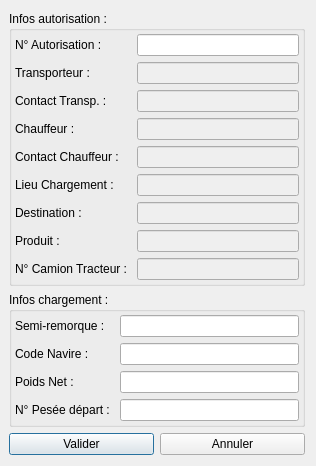
<?xml version="1.0" encoding="UTF-8"?>
<ui version="4.0">
 <class>UIChargement</class>
 <widget class="QDialog" name="UIChargement">
  <property name="geometry">
   <rect>
    <x>0</x>
    <y>0</y>
    <width>316</width>
    <height>465</height>
   </rect>
  </property>
  <property name="windowTitle">
   <string>Dialog</string>
  </property>
  <layout class="QVBoxLayout" name="verticalLayout_3">
   <property name="leftMargin">
    <number>9</number>
   </property>
   <item>
    <widget class="QGroupBox" name="groupBox_2">
     <property name="title">
      <string>Infos autorisation :</string>
     </property>
     <layout class="QVBoxLayout" name="verticalLayout">
      <property name="leftMargin">
       <number>3</number>
      </property>
      <property name="topMargin">
       <number>3</number>
      </property>
      <property name="rightMargin">
       <number>3</number>
      </property>
      <property name="bottomMargin">
       <number>3</number>
      </property>
      <item>
       <layout class="QFormLayout" name="formLayout">
        <item row="0" column="0">
         <widget class="QLabel" name="nAutorisationLabel">
          <property name="text">
           <string>N° Autorisation : </string>
          </property>
         </widget>
        </item>
        <item row="0" column="1">
         <widget class="QLineEdit" name="nAutorisationLineEdit"/>
        </item>
        <item row="1" column="0">
         <widget class="QLabel" name="transporteurLabel">
          <property name="text">
           <string>Transporteur : </string>
          </property>
         </widget>
        </item>
        <item row="1" column="1">
         <widget class="QLineEdit" name="transporteurLineEdit">
          <property name="enabled">
           <bool>false</bool>
          </property>
         </widget>
        </item>
        <item row="2" column="0">
         <widget class="QLabel" name="contactTranspLabel">
          <property name="text">
           <string>Contact Transp. : </string>
          </property>
         </widget>
        </item>
        <item row="2" column="1">
         <widget class="QLineEdit" name="contactTranspLineEdit">
          <property name="enabled">
           <bool>false</bool>
          </property>
         </widget>
        </item>
        <item row="3" column="0">
         <widget class="QLabel" name="chauffeurLabel">
          <property name="text">
           <string>Chauffeur : </string>
          </property>
         </widget>
        </item>
        <item row="3" column="1">
         <widget class="QLineEdit" name="chauffeurLineEdit">
          <property name="enabled">
           <bool>false</bool>
          </property>
         </widget>
        </item>
        <item row="4" column="0">
         <widget class="QLabel" name="contactChauffeurLabel">
          <property name="text">
           <string>Contact Chauffeur : </string>
          </property>
         </widget>
        </item>
        <item row="4" column="1">
         <widget class="QLineEdit" name="contactChauffeurLineEdit">
          <property name="enabled">
           <bool>false</bool>
          </property>
         </widget>
        </item>
        <item row="5" column="0">
         <widget class="QLabel" name="lieuChargementLabel">
          <property name="text">
           <string>Lieu Chargement : </string>
          </property>
         </widget>
        </item>
        <item row="5" column="1">
         <widget class="QLineEdit" name="lieuChargementLineEdit">
          <property name="enabled">
           <bool>false</bool>
          </property>
         </widget>
        </item>
        <item row="6" column="0">
         <widget class="QLabel" name="destinationLabel">
          <property name="text">
           <string>Destination : </string>
          </property>
         </widget>
        </item>
        <item row="6" column="1">
         <widget class="QLineEdit" name="destinationLineEdit">
          <property name="enabled">
           <bool>false</bool>
          </property>
         </widget>
        </item>
        <item row="7" column="0">
         <widget class="QLabel" name="produitLabel">
          <property name="text">
           <string>Produit : </string>
          </property>
         </widget>
        </item>
        <item row="7" column="1">
         <widget class="QLineEdit" name="produitLineEdit">
          <property name="enabled">
           <bool>false</bool>
          </property>
         </widget>
        </item>
        <item row="8" column="0">
         <widget class="QLabel" name="nCamionTracteurLabel">
          <property name="text">
           <string>N° Camion Tracteur : </string>
          </property>
         </widget>
        </item>
        <item row="8" column="1">
         <widget class="QLineEdit" name="camionTracteurLineEdit">
          <property name="enabled">
           <bool>false</bool>
          </property>
         </widget>
        </item>
       </layout>
      </item>
     </layout>
    </widget>
   </item>
   <item>
    <widget class="QGroupBox" name="groupBox">
     <property name="title">
      <string>Infos chargement : </string>
     </property>
     <layout class="QVBoxLayout" name="verticalLayout_2">
      <property name="leftMargin">
       <number>3</number>
      </property>
      <property name="topMargin">
       <number>3</number>
      </property>
      <property name="rightMargin">
       <number>3</number>
      </property>
      <property name="bottomMargin">
       <number>3</number>
      </property>
      <item>
       <layout class="QFormLayout" name="formLayout_2">
        <item row="0" column="0">
         <widget class="QLabel" name="semiRemorqueLabel">
          <property name="text">
           <string>Semi-remorque : </string>
          </property>
         </widget>
        </item>
        <item row="0" column="1">
         <widget class="QLineEdit" name="semiRemorqueLineEdit"/>
        </item>
        <item row="1" column="0">
         <widget class="QLabel" name="codeNavireLabel">
          <property name="text">
           <string>Code Navire : </string>
          </property>
         </widget>
        </item>
        <item row="1" column="1">
         <widget class="QLineEdit" name="codeNavireLineEdit"/>
        </item>
        <item row="2" column="0">
         <widget class="QLabel" name="poidsNetLabel">
          <property name="text">
           <string>Poids Net : </string>
          </property>
         </widget>
        </item>
        <item row="2" column="1">
         <widget class="QLineEdit" name="poidsNetLineEdit"/>
        </item>
        <item row="3" column="0">
         <widget class="QLabel" name="numPeseDepartLabel">
          <property name="text">
           <string>N° Pesée départ : </string>
          </property>
         </widget>
        </item>
        <item row="3" column="1">
         <widget class="QLineEdit" name="numPeseDepartLineEdit"/>
        </item>
       </layout>
      </item>
     </layout>
    </widget>
   </item>
   <item>
    <layout class="QHBoxLayout" name="horizontalLayout">
     <item>
      <widget class="QPushButton" name="validerButton">
       <property name="text">
        <string>Valider</string>
       </property>
      </widget>
     </item>
     <item>
      <widget class="QPushButton" name="annulerButton">
       <property name="text">
        <string>Annuler</string>
       </property>
      </widget>
     </item>
    </layout>
   </item>
  </layout>
 </widget>
 <resources/>
 <connections/>
</ui>
